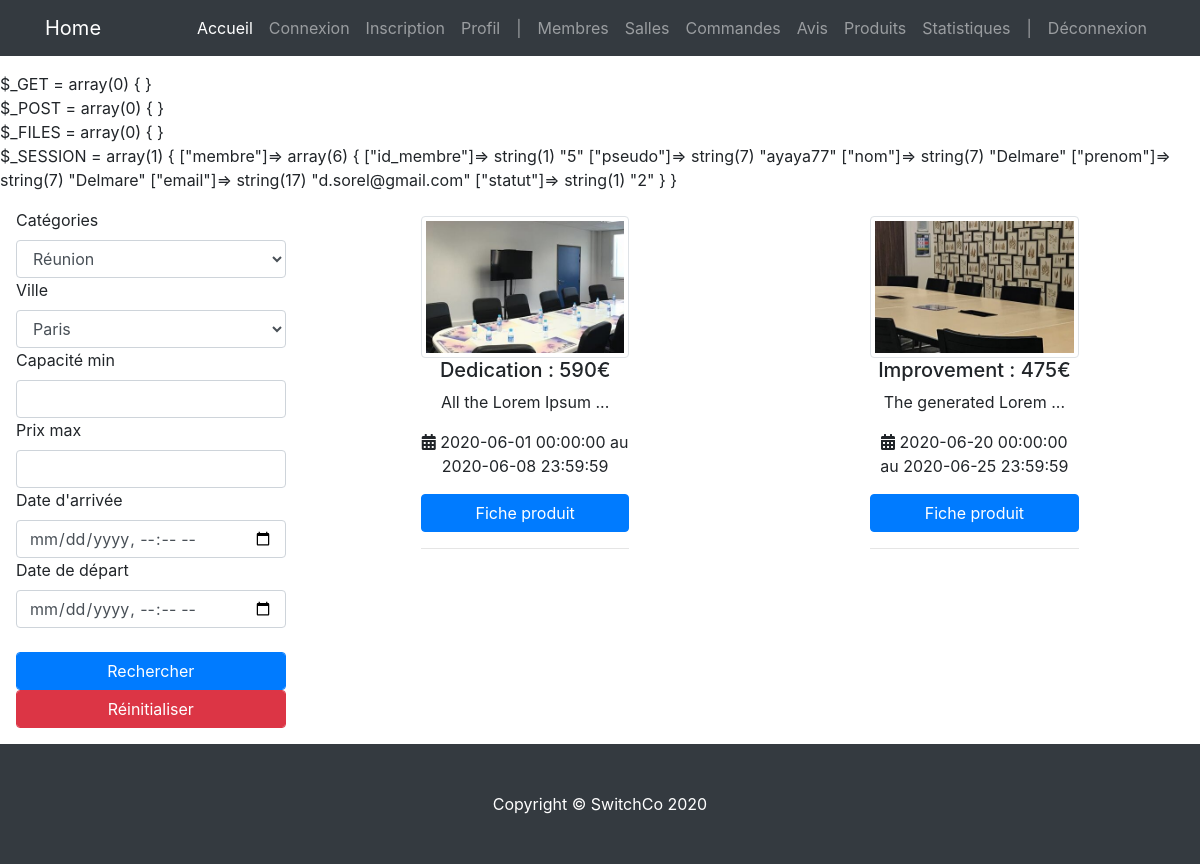
The page /index.php (signed in) on the database its author committed.
### tables this page shows
CREATE TABLE `produit` (
  `id_produit` int(3) NOT NULL,
  `id_salle` int(3) NOT NULL,
  `date_arrivee` datetime NOT NULL,
  `date_depart` datetime NOT NULL,
  `prix` int(3) NOT NULL,
  `etat` enum('libre','reservation') NOT NULL
);

CREATE TABLE `salle` (
  `id_salle` int(3) NOT NULL,
  `titre` varchar(200) NOT NULL,
  `description` text NOT NULL,
  `photo` varchar(200) DEFAULT NULL,
  `pays` varchar(20) NOT NULL,
  `ville` varchar(20) NOT NULL,
  `adresse` varchar(50) NOT NULL,
  `cp` int(5) NOT NULL,
  `capacite` int(3) NOT NULL,
  `categorie` enum('reunion','bureau','formation') NOT NULL
);

### controller/controller.php (called while the page is built, shortened)
<?php
require('model/model.php');
function listProductsIndex()
{
    $products_list = getAllProductsIndex();
    require('indexView.php');
}

### model/model.php (called while the page is built, shortened)
<?php
function dbConnect()
{
    $host_db = 'mysql:host=localhost;dbname=projet_switch';
    $login = 'root';
    $password = '';
    $options = array(
        PDO::ATTR_ERRMODE => PDO::ERRMODE_WARNING,
        PDO::MYSQL_ATTR_INIT_COMMAND => 'SET NAMES utf8'
    );
    return new PDO($host_db, $login, $password, $options);
}
function getAllProductsIndex()
{
    $pdo = dbConnect();
    return $pdo->query('SELECT id_produit, prix, date_arrivee, date_depart, titre, description, photo FROM produit, salle WHERE produit.id_salle = salle.id_salle AND etat = \'libre\' AND date_arrivee >= NOW()');
}

### indexView.php (the view, shortened to what this page needs)
<div class="m-3" id="main">
    <div class="row">
        <div class="col-sm-3">
            <form method="post" id="form" action="?action=searchProducts">
                <label for="category">Catégories</label>
                <select name="category" id="category" class="form-control">
                    <option value="1">Réunion</option>
                </select>
                <label for="city">Ville</label>
                <select name="city" id="city" class="form-control">
                    <option value="Paris">Paris</option>
                </select>
                <label for="capacity">Capacité min</label>
                <input type="number" min="0" name="capacity" id="capacity" class="form-control" step="5">
                <label for="price">Prix max</label>
                <input type="number" min="0" name="price" id="price" class="form-control" step="10">
                <label for="arrival">Date d'arrivée</label>
                <input type="datetime-local" name="arrival" id="arrival" class="form-control">
                <label for="departure">Date de départ</label>
                <input type="datetime-local" name="departure" id="departure" class="form-control"><br>
                <button type="submit" class="btn-primary form-control">Rechercher</button>
                <button type="reset" class="btn-danger form-control">Réinitialiser</button>
            </form>
        </div>
        <div class="col-sm-9">
            <div class="row justify-content-around">
                <?php
                    while ($product = $products_list->fetch(PDO::FETCH_ASSOC)) {
                        echo '<div class="col-sm-3 text-center p-2">';
                        echo '<img src="img/' . htmlspecialchars($product['photo']) . '" alt="' . htmlspecialchars($product['titre']) . '" class="img-thumbnail w-100">';
                        echo '<h5>' . htmlspecialchars($product['titre']) . ' : ' . htmlspecialchars($product['prix']) . '€</h5>';
                        echo '<p style="overflow: hidden">'. htmlspecialchars(substr($product['description'], 0, 20)).'...' . '</p>';
                        echo '<p><i class="fa fa-calendar-alt"></i>&nbsp;' . $product['date_arrivee'] . ' au ' . $product['date_depart'] . '</p>';
                        echo '<a href="?action=viewProduct&product-id=' . htmlspecialchars($product['id_produit']) . '" class="btn btn-primary w-100">Fiche produit</a><hr>';
                        echo '</div>';
                    }
                ?>
            </div>
        </div>
    </div>
</div>
<?php require('view/template/template.php'); ?>

### css/shop-homepage.css (style rules this page uses)
body { padding-top: 56px; }

### rows shown on the page
produit: id_salle.photo (picture), id_salle.titre "Dedication", prix "590", id_salle.description "All the Lorem Ipsum", date_arrivee "2020-06-01 00:00:00", date_depart "2020-06-08 23:59:59"
produit: id_salle.photo (picture), id_salle.titre "Improvement", prix "475", id_salle.description "The generated Lorem", date_arrivee "2020-06-20 00:00:00", date_depart "2020-06-25 23:59:59"

### other values the page prints
$title "Home"
